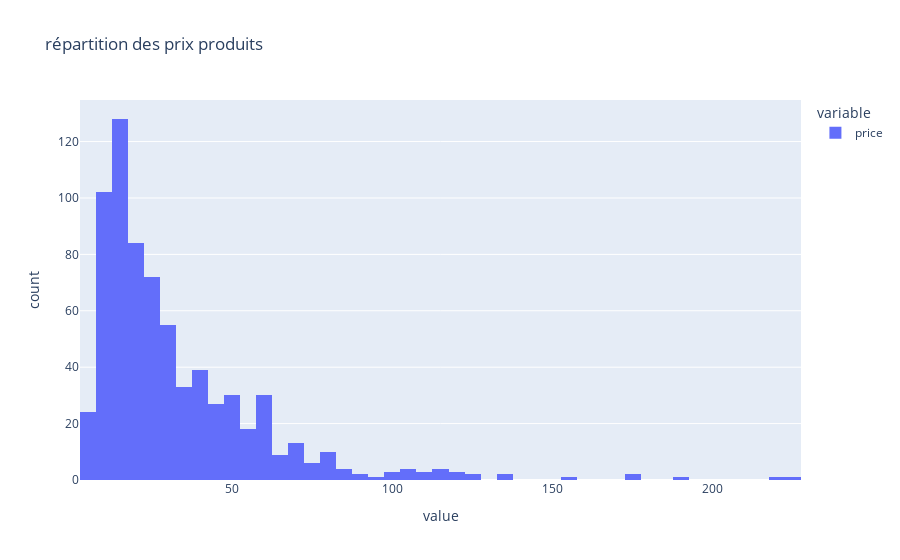

Here is the notebook cell this chart was saved with:
### Markdown cell above
Un coéfficient d'asymétrie positif indique une distribution décalée à gauche de la médiane

### Code cell
# + representation graphique en histogramme
fig = px.histogram(data, title="répartition des prix produits" )
fig.show()

### Figure 1 — Plotly figure (JSON) as saved in the notebook; plotly's stock layout.template omitted (floating-point values rounded to 4 significant figures; data arrays with more than 128 entries replaced by an {"elided": "..."} marker saying what was removed)
{"data": [{"alignmentgroup": "True", "bingroup": "x", "hovertemplate": "variable=price<br>value=%{x}<br>count=%{y}<extra></extra>", "legendgroup": "price", "marker": {"color": "#636efa", "pattern": {"shape": ""}}, "name": "price", "offsetgroup": "price", "orientation": "v", "showlegend": true, "type": "histogram", "x": {"elided": "714 float values"}, "xaxis": "x", "yaxis": "y"}], "layout": {"barmode": "relative", "legend": {"title": {"text": "variable"}, "tracegroupgap": 0}, "title": {"text": "répartition des prix produits"}, "xaxis": {"anchor": "y", "domain": [0, 1], "title": {"text": "value"}}, "yaxis": {"anchor": "x", "domain": [0, 1], "title": {"text": "count"}}}}
